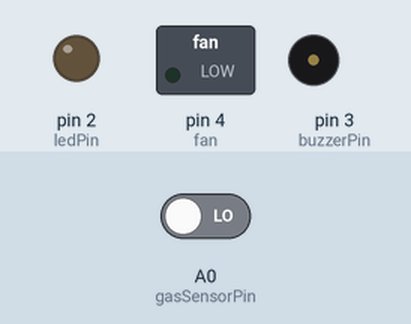
Recording of a sketch running on a simulated Arduino Uno, built with avr-gcc and run on an emulated ATmega328P. On the bench: switched loads named in the sketch (green lamp = pin HIGH), output pins drawn as LEDs (lit = HIGH), buzzer (waves = sounding, pin HIGH). The inputs (shaded band) are chosen by the test bench; at power-on: A0 (gasSensorPin) LOW. The modem accepts every AT command (registered, SIM ready, sends succeed) and sends nothing else.

Above: at 2.2 s.
2.3 s: A0 (gasSensorPin) driven HIGH
At 4.2 s:
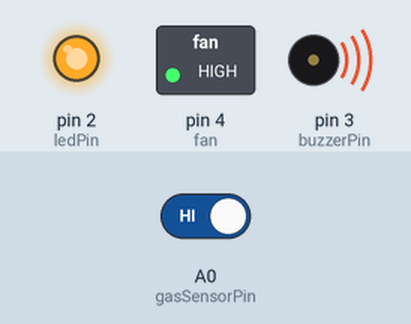
Timing chart, 0 to 5.7 s (numbered marks = the images above; inputs shaded):
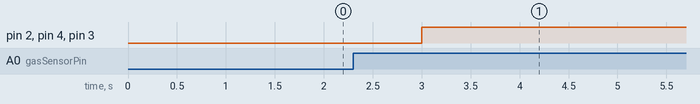

The sketch:

code.ino
```cpp
#include <SoftwareSerial.h>
#include <String.h>

SoftwareSerial mySerial(9, 10); // RX, TX pins for GSM module


const int ledPin = 2; // LED pin
const int buzzerPin = 3; // Buzzer pin
const int gasSensorPin = A0; // Gas sensor analog pin
const int fan = 4;   //fan

void setup() {
  pinMode(ledPin, OUTPUT);
  pinMode(buzzerPin, OUTPUT);
  pinMode(fan, OUTPUT);
  pinMode(gasSensorPin, INPUT);
  Serial.begin(9600); // initialize serial monitor
  mySerial.begin(9600); // initialize GSM module
  delay(1000);

}

void loop() {
  int gasValue = digitalRead(gasSensorPin); // read gas sensor value
  delay(500); // wait for a moment

  if (gasValue == HIGH) { // if gas level is high
    digitalWrite(ledPin, HIGH); // turn on LED light
    digitalWrite(buzzerPin, HIGH); // turn on buzzer sound
    digitalWrite(fan, HIGH);    //turn on fan
    delay(5000); // wait for 5 seconds
    sendMessage("Gas Detected!"); // send message
    digitalWrite(ledPin, LOW); // turn off LED light
    digitalWrite(buzzerPin, LOW); // turn off buzzer sound
    digitalWrite(fan, LOW);   // turn off fan
  }
}

void sendMessage(String message) {
  mySerial.println("AT+CMGF=1"); // set message format to text mode
  delay(1000);
  mySerial.print("AT+CMGS=\"+8801705299933\"\r"); // specify phone number
  delay(1000);

  mySerial.print(message); // send message
  delay(100);
  mySerial.write(26);
  delay(1000);
  Serial.println("Message sent.");
  delay(10000);
}
```

Measured:
- after the input at 2.3 s, pin 2 (ledPin), pin 4 (fan), pin 3 (buzzerPin): LOW → HIGH after 0.70 s
